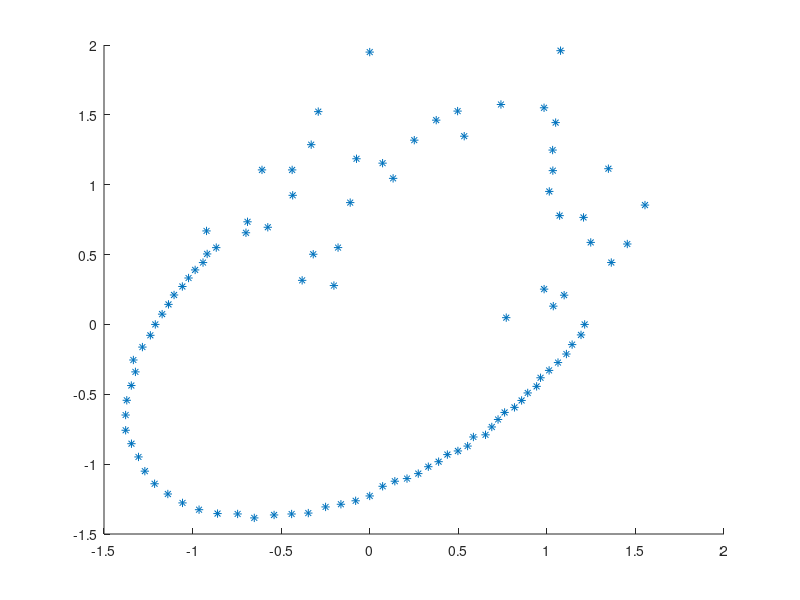

The MATLAB source for this figure: (Note: this script raises an error after producing the figure.)
close all
clear
ecc = 0.8;
phi = pi/4;
b = 1;
N = 100;
theta = ((1:N)/N*2*pi)';
nlvl = 0.01;
rho = normrnd(b./sqrt(1 - ecc^2*cos(theta(:)-phi).^2),nlvl);
rho(1:40)=normrnd(rho(1:40),0.3);
x = rho(:).*cos(theta(:));
y = rho(:).*sin(theta(:));
scatter(x,y,'*')
wgt = ones(size(rho));
[~,~,~,~,eof] = ellifitbf(rho,theta,wgt,10);
% ellifitbf(rho,theta,wgt,10);
ellifitbf(rho,theta,1./eof.^2,10);
